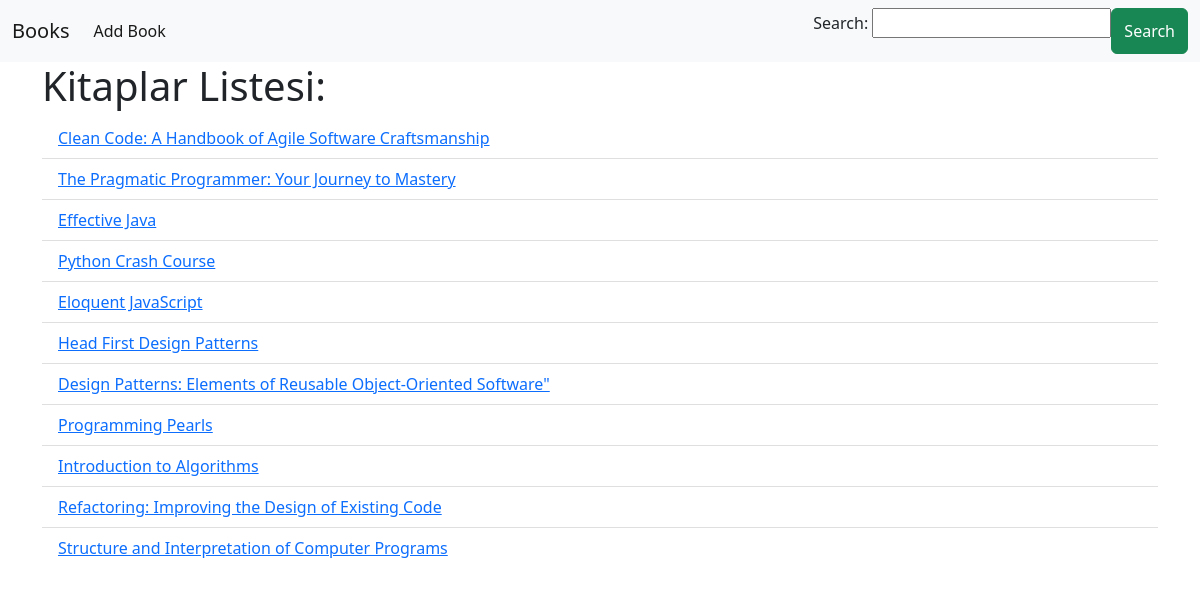
Before: /home/ with the older database file.
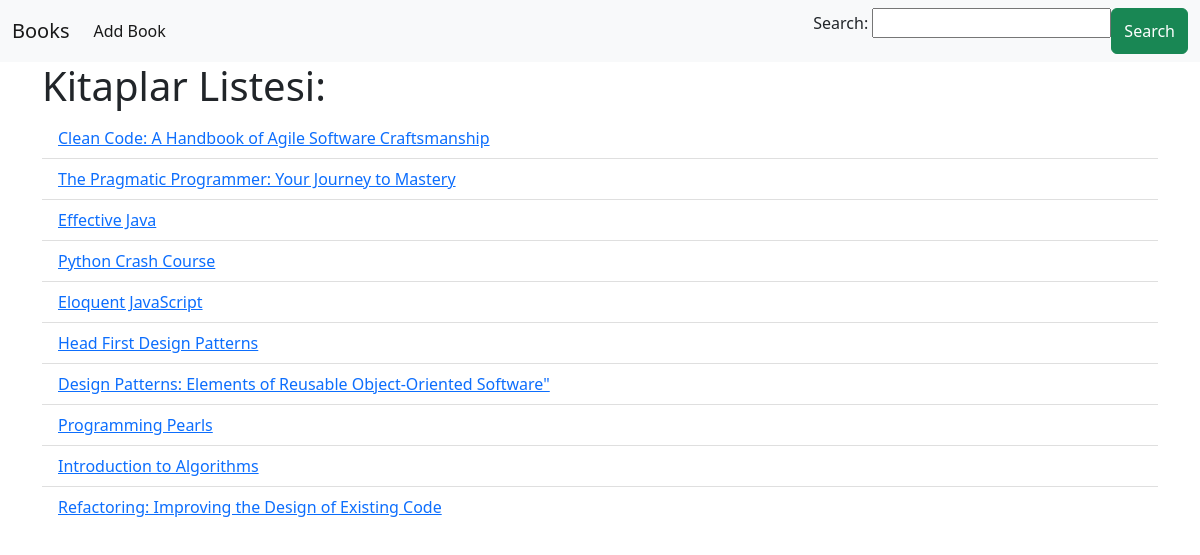
After: the same page with the newer database file.
### book/models.py (models this page shows)
class Book(models.Model):
    title = models.CharField(max_length=100)
    pages = models.CharField(max_length=3)
    price = models.DecimalField(max_digits=5, decimal_places=2)
    def __str__(self) -> str:
        return self.title

### book/views.py (the view)
# urls.py: path('home/', views.home2, name='home'),
def home2(request):
    items = Book.objects.all()
    search_form = SearchForm(request.GET)
    if search_form.is_valid():
        query = search_form.cleaned_data['search_query']
        items = items.filter(title__icontains=query)
    return render(request, 'book/book_list.html', {'book_list': items, 'form': search_form})

### book/forms.py
class SearchForm(forms.Form):
    search_query = forms.CharField()
    search_query = forms.CharField(max_length=255, required=False, label='Search')

### book/templates/book/book_list.html (shortened to what this page needs)
<!doctype html>
<html lang="en">
  <head>
    <link href="https://cdn.jsdelivr.net/npm/bootstrap@5.2.3/dist/css/bootstrap.min.css" rel="stylesheet">
  </head>
  <body>
    <nav class="navbar navbar-expand-lg navbar-light bg-light">
        <div class="container-fluid">
          <a class="navbar-brand" href="{% url 'home' %}">Books</a>
          <div class="collapse navbar-collapse" id="navbarSupportedContent">
            <ul class="navbar-nav me-auto mb-2 mb-lg-0">
              <li class="nav-item">
                <a class="nav-link active" aria-current="page" href="{% url 'add_book' %}">Add Book</a>
              </li>
            </ul>
            <form class="d-flex" method="get" action="{% url 'home' %}">
                {{ form.as_p }}
                <button class="btn btn-success" type="submit">Search</button>
            </form>
          </div>
        </div>
      </nav>
    <div class="container">
        <h1>Kitaplar Listesi:</h1>
        <ul class="list-group list-group-flush">
        {% for book in book_list %}
        <li class="list-group-item"><a href="{% url 'book_detail' book.id %}">{{book}}</a></li>
        {% endfor %}
      </ul>
    </div>
  </body>
</html>

Changed rows visible on the page:
removed Book: title "Structure and Interpretation of Computer Programs"
